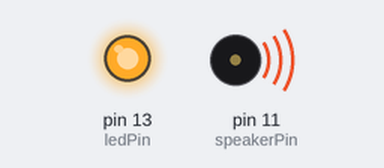
This sketch was run on a simulated Arduino Uno, built with avr-gcc and run on an emulated ATmega328P. Shown: output pins drawn as LEDs (lit = HIGH), buzzer (waves = sounding). Pins used as bus, display or sensor lines are not drawn.

Above: at 0.2 s.
At 13.62 s:
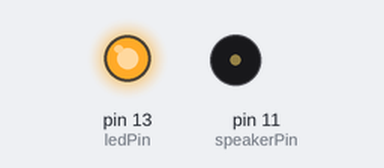
At 19.64 s:
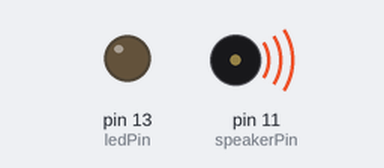
At 21.92 s:
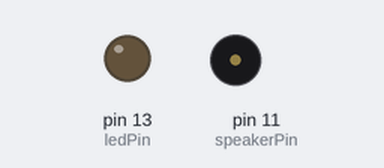
Timing chart, 0 to 29.3 s (numbered marks = the images above):
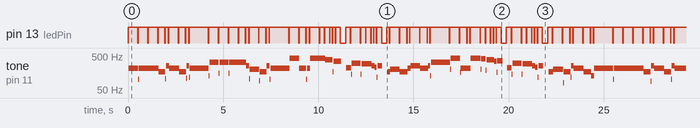

Measured:
- by itself, pin 13 (ledPin): moves between LOW and HIGH, repeating every 25.5 s
- by itself, tone on pin 11 (speakerPin): plays 219 Hz for 0.48 s, 104 Hz for 0.04 s, 219 Hz for 1.0 s, 174 Hz for 0.36 s, 107 Hz for 0.04 s, 260 Hz for 0.16 s … (421 notes in this stretch)

The sketch:

sketch_starwars.ino
```cpp
/**
* Name: Star Wars Imperial March
* Author: Joseph Milla
* Author URI: http://www.josephmilla.com
* Version: 1.0.0
* Tag: Arduino, Star Wars
*/

//SPEAKER (PWM pin)
int speakerPin = 11;
//LED (Use pin 13 for built-in LED)
int ledPin = 13;

//FREQUENCIES
#define cL 129
#define cLS 139
#define dL 146
#define dLS 156
#define eL 163
#define fL 173
#define fLS 185
#define gL 194
#define gLS 207
#define aL 219
#define aLS 228
#define bL 232

#define c 261
#define cS 277
#define d 294
#define dS 311
#define e 329
#define f 349
#define fS 370
#define g 391
#define gS 415
#define a 440
#define aS 455
#define b 466

#define cH 523
#define cHS 554
#define dH 587
#define dHS 622
#define eH 659
#define fH 698
#define fHS 740
#define gH 784
#define gHS 830
#define aH 880
#define aHS 910
#define bH 933

void setup()
{
  pinMode(ledPin, OUTPUT);
  pinMode(speakerPin, OUTPUT);
}

void beep (int speakerPin, int freqHz, long timeMs)
{
  digitalWrite(ledPin, HIGH);

  double timeDelay = (double)(1000000/freqHz);
  double timeLoop = (double)((timeMs*1000)/(timeDelay*2));

  for(int i = 0; i < timeLoop; i++)
  {
    digitalWrite(speakerPin, HIGH);
    delayMicroseconds(timeDelay);
    digitalWrite(speakerPin, LOW);
    delayMicroseconds(timeDelay);
  }

  digitalWrite(ledPin, LOW);
  delay(20);
}

void playTone()
{
  beep(speakerPin, a, 500);
  beep(speakerPin, a, 500);
  beep(speakerPin, a, 500);
  beep(speakerPin, f, 350);
  beep(speakerPin, cH, 150);

  beep(speakerPin, a, 500);
  beep(speakerPin, f, 350);
  beep(speakerPin, cH, 150);
  beep(speakerPin, a, 1000);
  beep(speakerPin, eH, 500);

  beep(speakerPin, eH, 500);
  beep(speakerPin, eH, 500);
  beep(speakerPin, fH, 350);
  beep(speakerPin, cH, 150);
  beep(speakerPin, gS, 500);

  beep(speakerPin, f, 350);
  beep(speakerPin, cH, 150);
  beep(speakerPin, a, 1000);
  beep(speakerPin, aH, 500);
  beep(speakerPin, a, 350);

  beep(speakerPin, a, 150);
  beep(speakerPin, aH, 500);
  beep(speakerPin, gHS, 250);
  beep(speakerPin, gH, 250);
  beep(speakerPin, fHS, 125);

  beep(speakerPin, fH, 125);
  beep(speakerPin, fHS, 250);

  delay(250);

  beep(speakerPin, aS, 250);
  beep(speakerPin, dHS, 500);
  beep(speakerPin, dH, 250);
  beep(speakerPin, cHS, 250);
  beep(speakerPin, cH, 125);

  beep(speakerPin, b, 125);
  beep(speakerPin, cH, 250);

  delay(250);

  beep(speakerPin, f, 125);
  beep(speakerPin, gS, 500);
  beep(speakerPin, f, 375);
  beep(speakerPin, a, 125);
  beep(speakerPin, cH, 500);

  beep(speakerPin, a, 375);
  beep(speakerPin, cH, 125);
  beep(speakerPin, eH, 1000);
  beep(speakerPin, aH, 500);
  beep(speakerPin, a, 350);

  beep(speakerPin, a, 150);
  beep(speakerPin, aH, 500);
  beep(speakerPin, gHS, 250);
  beep(speakerPin, gH, 250);
  beep(speakerPin, fHS, 125);

  beep(speakerPin, fH, 125);
  beep(speakerPin, fHS, 250);

  delay(250);

  beep(speakerPin, aS, 250);
  beep(speakerPin, dHS, 500);
  beep(speakerPin, dH, 250);
  beep(speakerPin, cHS, 250);
  beep(speakerPin, cH, 125);

  beep(speakerPin, b, 125);
  beep(speakerPin, cH, 250);

  delay(250);

  beep(speakerPin, f, 250);
  beep(speakerPin, gS, 500);
  beep(speakerPin, f, 375);
  beep(speakerPin, cH, 125);
  beep(speakerPin, a, 500);

  beep(speakerPin, f, 375);
  beep(speakerPin, c, 125);
  beep(speakerPin, a, 1000);
}

void loop()
{
  playTone();
}
```
